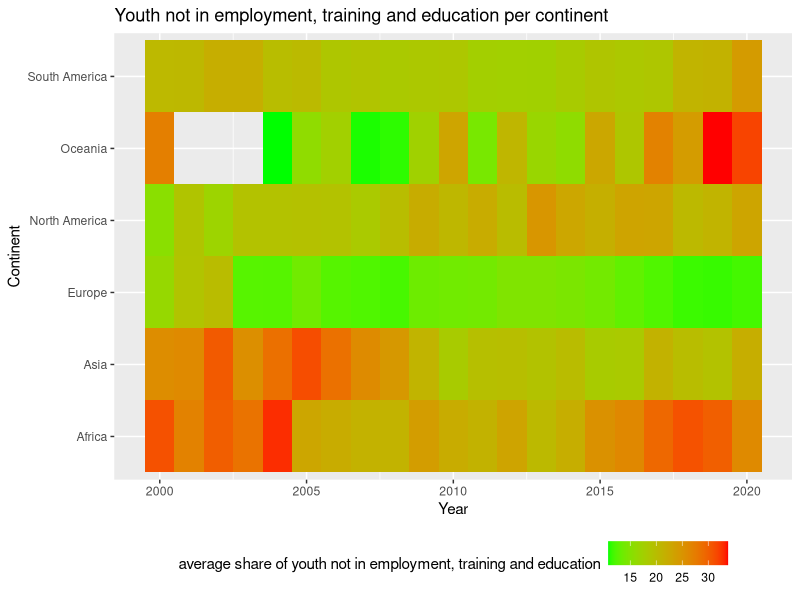

The R source for this figure:
#load the possible libraries that will be used 
library(tidyverse)
library(ggplot2)
library(dplyr)

#set the working directory to where I have stored the data
setwd("~/Desktop/IC academic/Data Science/data sets")

#extract and name the continent file as "continents"
continents <- read.csv("continents-according-to-our-world-in-data.csv",
                       stringsAsFactors = F)

#extract and name the youth not in education employment or training file as "youth"
youth <- read.csv("youth-not-in-education-employment-training.csv",
                  stringsAsFactors = F)

#from the continent data frame, select only the given columns
continents <- continents %>% select("Entity", "Code", "Continent")

#join the youth and continent data frame by country using left join
#left join allows the data in "youth" to be preserved, and "continents" will be combined to it
all <- youth %>% left_join(continents, by = "Entity")

#after join, there are 2 country code columns, using select to omit the unused columns
all <- all %>% select("Entity", "Code.x", "Year", "Continent", "Share.of.youth.not.in.education..employment.or.training..total....of.youth.population.")

#to avoid any NA data
all <- all %>% na.omit()

#our group decided to use 2000 to 2020, in which the data is most consistent
all <- all %>% filter(Year >= 2000) %>% filter(Year <= 2020)

#define a new data frame in which the countries are grouped by continent, then year
#an average for each year per each continent is calculated
by_continent <- all %>%
  group_by(Continent, Year) %>%
  summarise(continent_avg = mean(Share.of.youth.not.in.education..employment.or.training..total....of.youth.population.))

#plot a heat map for each continent over the time: 2000-2020, with x-axis being Year and y-axis being Continent
#fill the heat map by 
by_continent %>% ggplot(aes(x = Year, y = Continent, fill = continent_avg)) +
  geom_tile() + 
  scale_fill_gradient(low = "green", high = "red") +
  labs(title = "Youth not in employment, training and education per continent",
       fill = "average share of youth not in employment, training and education") +
  theme(legend.position = "bottom")